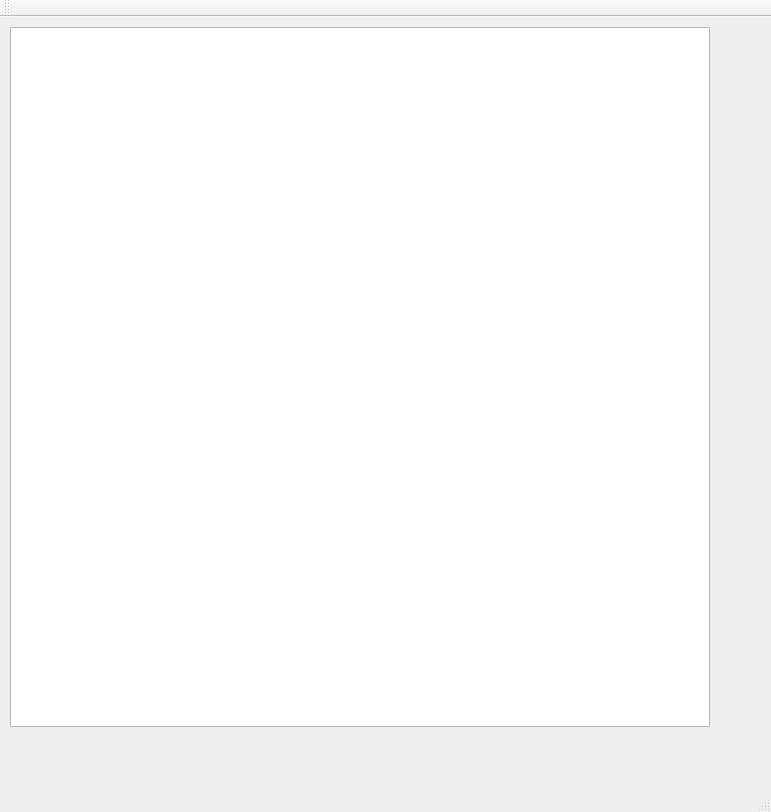
<?xml version="1.0" encoding="UTF-8"?>
<ui version="4.0">
 <class>MainWindow</class>
 <widget class="QMainWindow" name="MainWindow">
  <property name="geometry">
   <rect>
    <x>0</x>
    <y>0</y>
    <width>771</width>
    <height>812</height>
   </rect>
  </property>
  <property name="windowTitle">
   <string>MainWindow</string>
  </property>
  <widget class="QWidget" name="centralWidget">
   <widget class="QGraphicsView" name="graphicsView">
    <property name="geometry">
     <rect>
      <x>10</x>
      <y>10</y>
      <width>700</width>
      <height>700</height>
     </rect>
    </property>
   </widget>
  </widget>
  <widget class="QMenuBar" name="menuBar">
   <property name="geometry">
    <rect>
     <x>0</x>
     <y>0</y>
     <width>771</width>
     <height>21</height>
    </rect>
   </property>
  </widget>
  <widget class="QToolBar" name="mainToolBar">
   <attribute name="toolBarArea">
    <enum>TopToolBarArea</enum>
   </attribute>
   <attribute name="toolBarBreak">
    <bool>false</bool>
   </attribute>
  </widget>
  <widget class="QStatusBar" name="statusBar"/>
 </widget>
 <layoutdefault spacing="6" margin="11"/>
 <resources/>
 <connections/>
</ui>
